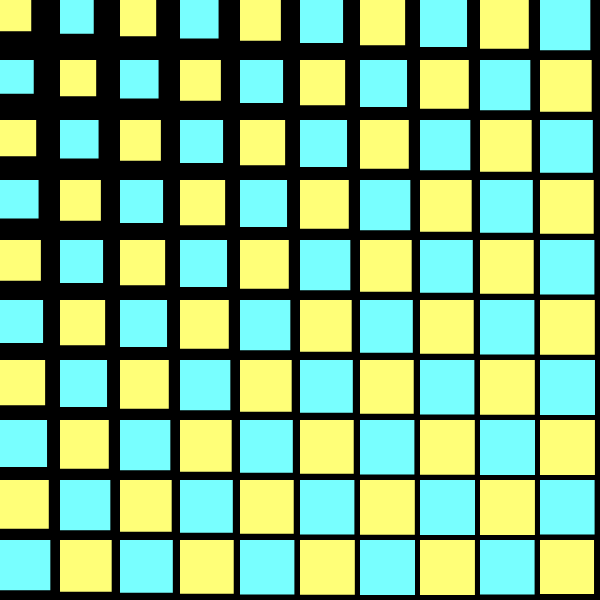
Frame 1 (no input)
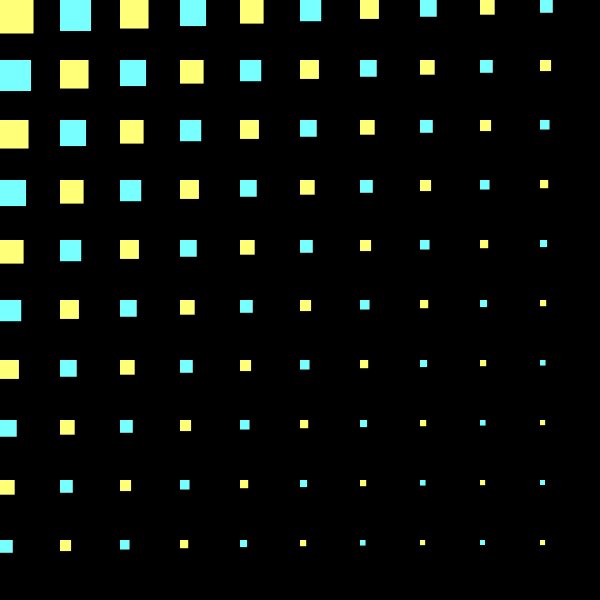
Frame 60 (no input)
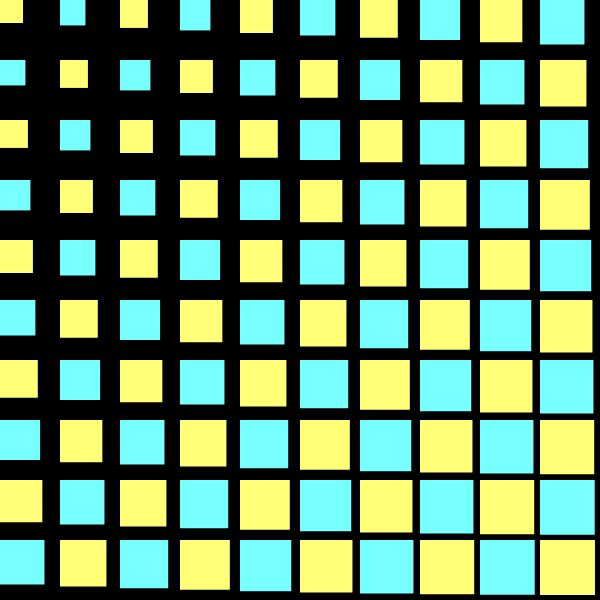
Frame 120 (the mouse pressed at the canvas centre since frame 60)

The p5.js sketch that drew these frames (run headless with seeded random() and noise() and a simulated clock; from frame 60 on, the mouse is pressed at the canvas centre):

// p5.js sketch
// ── sketch.js
function setup() {
  createCanvas(600, 600);
  noStroke();
}
//using for function set the location of circle
function draw() {
  background(0);
  for(let i = 0; i <= 10; i++)
 {
    for(let j = 0; j <= 10; j++)
    {
//color circles
      let remainderi = (i + j) % 2;
      if(remainderi === 0 ){
        fill(255,255,120);
      } else {
        fill(120,255,255);
      }
//locate the place of circle     
      let posX = i * width / 10;
      let posY = j * width / 10;
//make the change of circle size by time & sin function
      let timeOffset = (i + j) * 0.1;
      let mappedDistance = map(sin(frameCount * 0.05 + timeOffset), -1, 1, 5, 55);
//draw rectangle
      rect(posX, posY, mappedDistance, mappedDistance);
    }
  }
}
